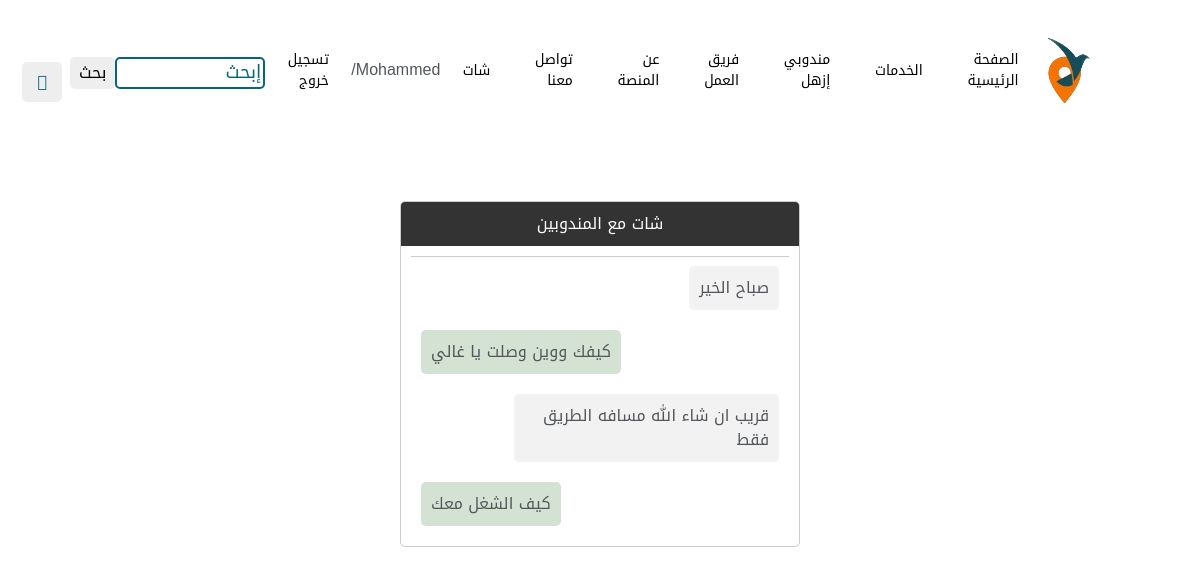
The app's page /chat_m.php?delivery_agent_id=6 (signed in) with its own data.
### tables this page shows
CREATE TABLE `chat` (
  `id` int(11) NOT NULL,
  `beneficiary_id` int(11) NOT NULL,
  `delivery_agent_id` int(11) NOT NULL,
  `notes` text NOT NULL,
  `sender` enum('1','2') NOT NULL
);

### chat_m.php (the view, shortened to what this page needs)
<?php
if(!isset($_SESSION['uid'])){
    header('location:login.php');
    exit();
}else{
    include "db_conn.php";
    include 'master.php';
    if (isset($_SESSION['bene_id']) && isset($_GET['delivery_agent_id'])){
        $delivery_agent_id = $_GET['delivery_agent_id'];
        $bene_id = $_SESSION['bene_id'];
        $stmt = $conn->prepare("SELECT * FROM `chat` WHERE delivery_agent_id=:delivery_agent_id AND beneficiary_id=:beneficiary_id");
        $stmt->execute(['beneficiary_id' => $bene_id, 'delivery_agent_id' => $delivery_agent_id]);
        $results = $stmt->fetchAll(PDO::FETCH_ASSOC);
    }
    ?>
    <!DOCTYPE html>
    <html lang="en">
    <head>
    </head>
    <body>
    <div class="chat-container">
        <div class="chat-header">
            <?php
            if (isset($_SESSION['delivery_dashboard'])){
                echo "شات مع العملاء";
            } else {
                echo "شات مع المندوبين";
            }
            ?>
        </div>
        <form action="chat_m.php" method="post">
        <div class="chat-messages">
             <?php
             if ($results) {
                 foreach ($results as $row)
                 {
                     if ($row['sender'] === "2") {
                         echo "<div class='message received-message'><p>" . $row['notes'] . "</p></div>";
                     }else if ($row['sender'] == "1"){
                         echo "<div class='message sent-message'><p>" . $row['notes'] . "</p></div>";
                     }
                 }
             }
                        ?>
            <div class="chat-input">
            </div>
        </div>
        </form>
    </div>
    </body>
    </html>
    <?php
}

### style.css (style rules this page uses)
:root { --primary: #F57300; --secondary: #34AD54; --light: #EEF9FF; --dark: #06657A; }
::placeholder { color: #06657A; font-size: 18px; font-weight: 500; }

### css/style.css (style rules this page uses)
:root { --primary: #F57300; --secondary: #34AD54; --light: #EEF9FF; --dark: #06657A; --orange: #F57300 --box-shadow:0 .5rem 1rem rgba(0, 0, 0, .1); --border: .2rem solid rgba(0, 0, 0, .1); --outline: .1rem solid rgba(0, 0, 0, .1); --outline-hover: .2rem solid var(--black); }
* { font-family: "Noto Kufi Arabic", sans-serif; margin: 0; padding: 0; box-sizing: border-box; outline: none; border: none; text-decoration: none; text-transform: capitalize; transition: all .2s linear; text-transform: capitalize; }

### round-trip-page_files/style.css (style rules this page uses)
* { padding: 0; margin: 0; box-sizing: border-box; font-family: "Noto Kufi Arabic", sans-serif !important; }
:root { --primary: #F57300; --secondary: #34AD54; --light: #EEF9FF; --dark: #06657A; --main-color: #06657a; }
html { scroll-behavior: smooth; }
body { font-family: "Heebo",sans-serif; }

### Add the trip_files/style.css (style rules this page uses)
* { padding: 0; margin: 0; box-sizing: border-box; font-family: "Noto Kufi Arabic", sans-serif !important; }
:root { --primary: #F57300; --secondary: #34AD54; --light: #EEF9FF; --dark: #06657A; --main-color: #06657a; }
html { scroll-behavior: smooth; }
body { font-family: "Heebo",sans-serif; }

### detail of the trip page_files/style.css (style rules this page uses)
* { font-family: "Noto Kufi Arabic", sans-serif !important; }

### chat_m.php (style rules this page uses)
.chat-messages { padding: 10px; overflow-y: auto; max-height: 300px; }
.message { margin-bottom: 10px; }
.chat-input { padding: 10px; background-color: #fff; border-top: 1px solid #ccc; }
.message { margin: 10px; padding: 10px; border-radius: 10px; clear: both; }
body { font-family: Arial, sans-serif; margin: 0; padding: 0; }
.chat-container { width: 400px; margin: 50px auto; border: 1px solid #ccc; border-radius: 5px; overflow: hidden; }
.chat-messages { height: 300px; overflow-y: scroll; padding: 10px; }
.chat-container { margin: 201px auto; max-width: 950px; border: 1px solid #ccc; border-radius: 5px; overflow: hidden; }
.chat-header { background-color: #333; color: #fff; padding: 10px; text-align: center; }
.message { padding: 5px 10px; margin-bottom: 10px; border-radius: 5px; max-width: 70%; }
.received-message { background-color: #f2f2f2; float: right; }
.sent-message { background-color: #d4e2d4; float: left; }
.message p { margin: 5px 0; }

### records on screen
chat: notes "صباح الخير"
chat: notes "كيفك ووين وصلت يا غالي"
chat: notes "قريب ان شاء الله مسافه الطريق فقط"
chat: notes "كيف الشغل معك"

### other values on screen
$_SESSION['uname'] "Mohammed"
